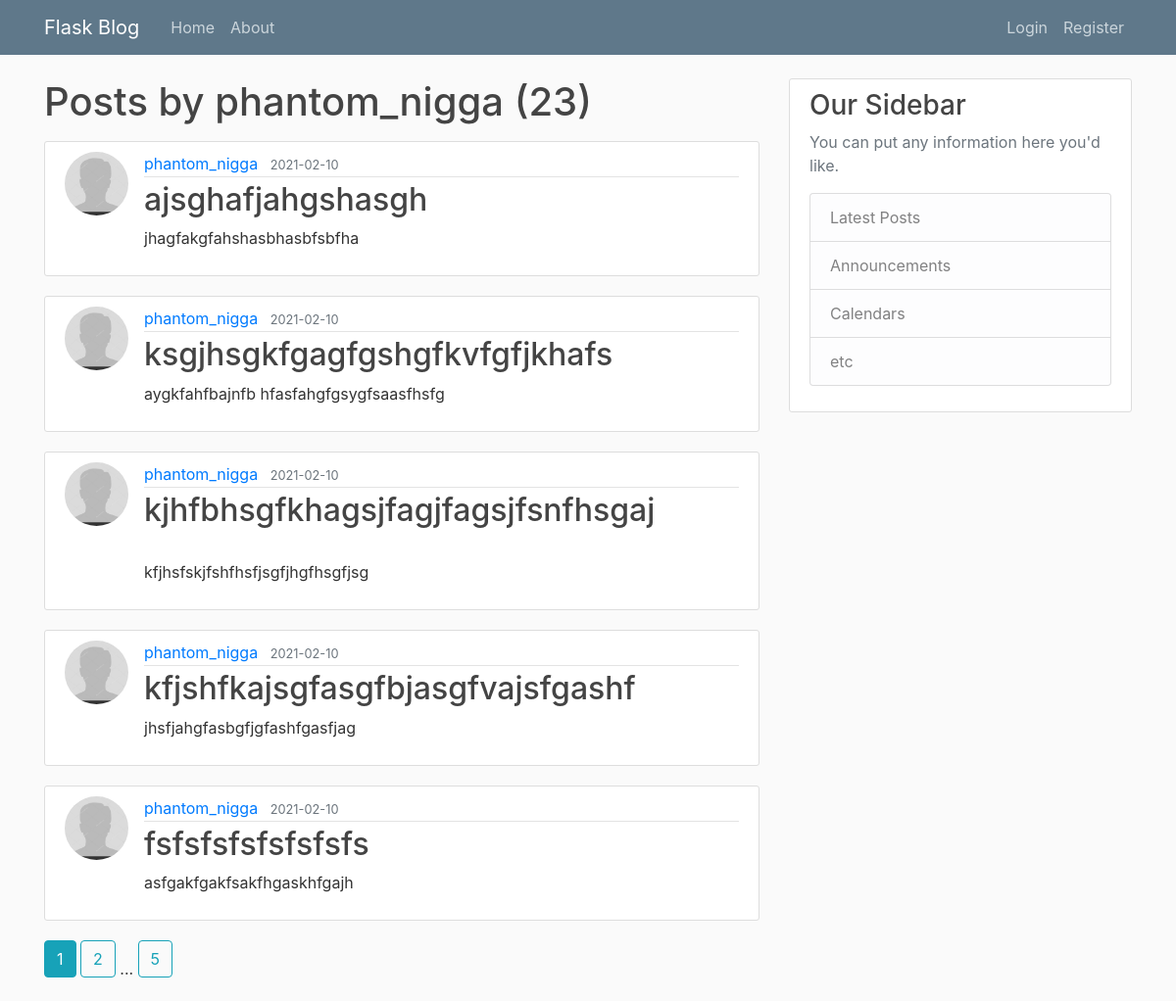
The page /user/phantom_nigga on the database its author committed.
### flaskblog/models.py (models this page shows, shortened)
class User(db.Model, UserMixin):
    id = db.Column(db.Integer, primary_key=True)
    username = db.Column(db.String(20), unique=True, nullable=False)
    email = db.Column(db.String(120), unique=True, nullable=False)
    image_file = db.Column(db.String(20), nullable=False, default='default.jpg')
    password = db.Column(db.String(60), nullable=False)
    posts = db.relationship('Post', backref='author', lazy=True)

class Post(db.Model):
    id = db.Column(db.Integer, primary_key=True)
    title = db.Column(db.String(100), nullable=False)
    date_posted = db.Column(db.DateTime, nullable=False, default=datetime.utcnow)
    content = db.Column(db.Text, nullable=False)
    user_id = db.Column(db.Integer, db.ForeignKey('user.id'), nullable=False)

### flaskblog/users/routes.py (the view)
@users.route("/user/<string:username>")
def user_posts(username):
    page =  request.args.get('page', 1, type=int)
    user = User.query.filter_by(username = username).first_or_404()
    posts = Post.query.filter_by(author=user)\
    .order_by(Post.date_posted.desc())\
    .paginate(page=page,per_page = 5)
    return render_template('user_posts.html', posts=posts, user=user)

### flaskblog/templates/user_posts.html
{% extends "layout.html" %}
{% block content %}
    <h1 class="mb-3">Posts by {{ user.username}} ({{ posts.total }})</h1>
    {% for post in posts.items %}
        <article class="media content-section">
          <img class="rounded-circle article-img" src="{{ url_for('static', filename='profile_pics/' + post.author.image_file) }}">
          <div class="media-body">
            <div class="article-metadata">
              <a class="mr-2" href="{{url_for('users.user_posts', username=post.author.username)}}">{{ post.author.username }}</a>
              <small class="text-muted">{{ post.date_posted.strftime('%Y-%m-%d') }}</small>
            </div>
            <h2><a class="article-title" href="{{ url_for('posts.post', post_id=post.id) }}">{{ post.title }}</a></h2>
            <p class="article-content">{{ post.content }}</p>
          </div>
        </article>
    {% endfor %}
    {% for page_num in posts.iter_pages(left_edge = 1, right_edge = 1, left_current = 1, right_current = 2) %}
        {% if page_num %}
          {% if posts.page == page_num %}
            <a class = "btn btn-info mb-4" href="{{url_for('users.user_posts', username=user.username, page = page_num)}}">{{ page_num }}</a>
          {% else %}
            <a class = "btn btn-outline-info mb-4" href="{{url_for('users.user_posts', username=user.username, page = page_num)}}">{{ page_num }}</a>
          {% endif %}
        {% else %}
          ...
        {% endif%}
    {% endfor %}
{% endblock content %}

### flaskblog/static/main.css (style rules this page uses)
body { background: #fafafa; color: #333333; margin-top: 5rem; }
h1, h2, h3, h4, h5, h6 { color: #444444; }
.content-section { background: #ffffff; padding: 10px 20px; border: 1px solid #dddddd; border-radius: 3px; margin-bottom: 20px; }
.article-title { color: #444444; }
.article-content { white-space: pre-line; }
.article-img { height: 65px; width: 65px; margin-right: 16px; }
.article-metadata { padding-bottom: 1px; margin-bottom: 4px; border-bottom: 1px solid #e3e3e3 }

### rows shown on the page
User: username "phantom_nigga"
Post: image_file (placeholder picture), author.username "phantom_nigga", date_posted "2021-02-10", title "ajsghafjahgshasgh", content "jhagfakgfahshasbhasbfsbfha"
Post: image_file (placeholder picture), author.username "phantom_nigga", date_posted "2021-02-10", title "ksgjhsgkfgagfgshgfkvfgfjkhafs", content "aygkfahfbajnfb hfasfahgfgsygfsaasfhsfg"
Post: image_file (placeholder picture), author.username "phantom_nigga", date_posted "2021-02-10", title "kjhfbhsgfkhagsjfagjfagsjfsnfhsgaj", content "kfjhsfskjfshfhsfjsgfjhgfhsgfjsg"
Post: image_file (placeholder picture), author.username "phantom_nigga", date_posted "2021-02-10", title "kfjshfkajsgfasgfbjasgfvajsfgashf", content "jhsfjahgfasbgfjgfashfgasfjag"
Post: image_file (placeholder picture), author.username "phantom_nigga", date_posted "2021-02-10", title "fsfsfsfsfsfsfsfs", content "asfgakfgakfsakfhgaskhfgajh"

### other values the page prints
{{ posts.total }} "23"
{{ page_num }} "1"
{{ page_num }} "2" "5"
